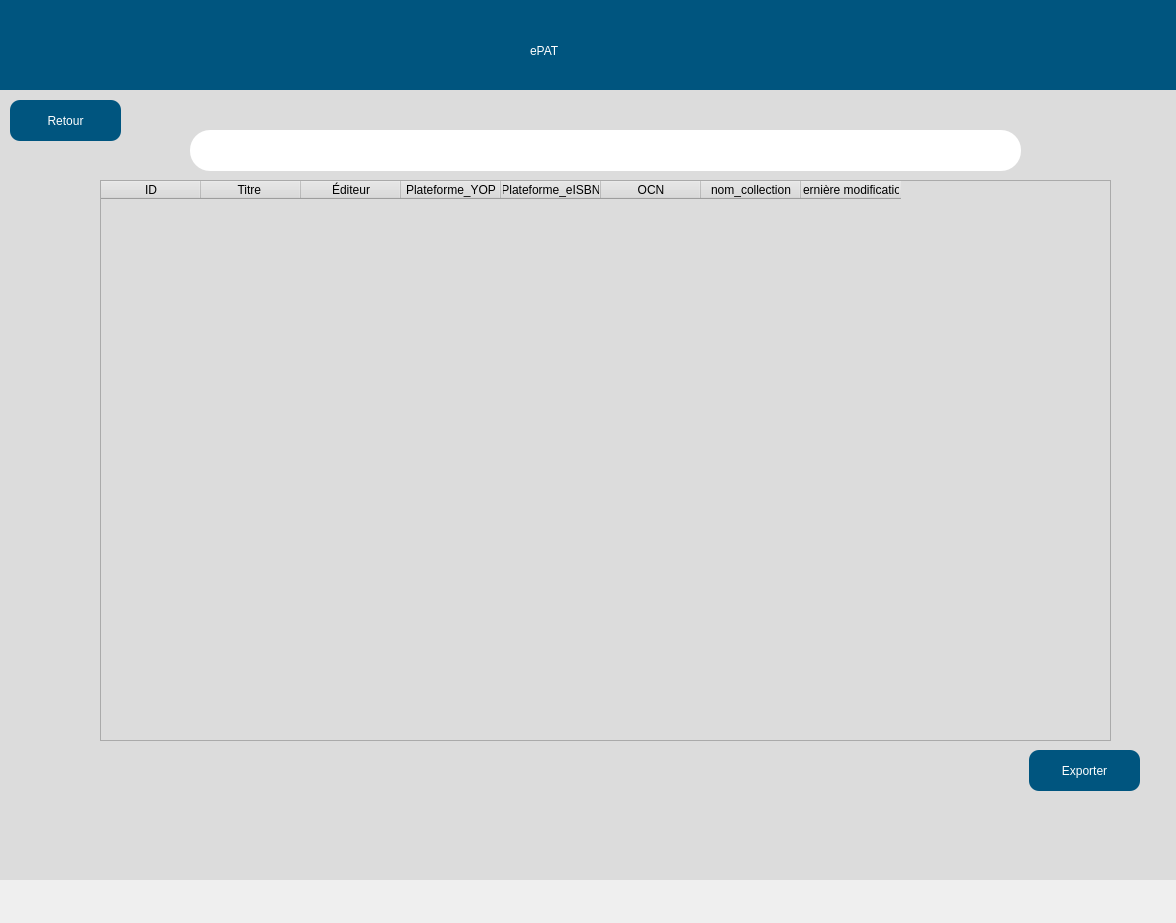
<?xml version="1.0" encoding="UTF-8"?>
<ui version="4.0">
 <class>Dialog</class>
 <widget class="QDialog" name="Dialog">
  <property name="geometry">
   <rect>
    <x>0</x>
    <y>0</y>
    <width>1176</width>
    <height>923</height>
   </rect>
  </property>
  <property name="windowTitle">
   <string>Dialog</string>
  </property>
  <widget class="QWidget" name="widget" native="true">
   <property name="geometry">
    <rect>
     <x>-20</x>
     <y>-20</y>
     <width>1200</width>
     <height>900</height>
    </rect>
   </property>
   <property name="styleSheet">
    <string notr="true">background-color: rgb(220, 220, 220);</string>
   </property>
   <widget class="QPushButton" name="backButton">
    <property name="geometry">
     <rect>
      <x>30</x>
      <y>120</y>
      <width>111</width>
      <height>41</height>
     </rect>
    </property>
    <property name="styleSheet">
     <string notr="true">
            QPushButton {
                font: 75 16pt "Arial";
                background-color: rgb(0, 85, 127);
                border-radius: 10px;
                color: rgb(255, 255, 255);
            }

            QPushButton:hover {
                background-color: rgb(0, 75, 117); /* Slightly darker color when hovered */
            }

            QPushButton:pressed {
                background-color: rgb(0, 65, 107); /* Even darker color when clicked */
            }
        </string>
    </property>
    <property name="text">
     <string>Retour</string>
    </property>
   </widget>
   <widget class="QWidget" name="widget_2" native="true">
    <property name="geometry">
     <rect>
      <x>10</x>
      <y>20</y>
      <width>1200</width>
      <height>90</height>
     </rect>
    </property>
    <property name="styleSheet">
     <string notr="true">	background-color: rgb(0, 85, 127);
</string>
    </property>
    <widget class="QLabel" name="label">
     <property name="geometry">
      <rect>
       <x>540</x>
       <y>20</y>
       <width>141</width>
       <height>61</height>
      </rect>
     </property>
     <property name="styleSheet">
      <string notr="true">font: 75 36pt &quot;Arial&quot;;
color: rgb(255, 255, 255);
</string>
     </property>
     <property name="text">
      <string>ePAT</string>
     </property>
    </widget>
   </widget>
   <widget class="QTableWidget" name="tableWidget">
    <property name="geometry">
     <rect>
      <x>120</x>
      <y>200</y>
      <width>1011</width>
      <height>561</height>
     </rect>
    </property>
    <column>
     <property name="text">
      <string>ID</string>
     </property>
    </column>
    <column>
     <property name="text">
      <string>Titre </string>
     </property>
    </column>
    <column>
     <property name="text">
      <string>Éditeur</string>
     </property>
    </column>
    <column>
     <property name="text">
      <string>Plateforme_YOP</string>
     </property>
    </column>
    <column>
     <property name="text">
      <string>Plateforme_eISBN</string>
     </property>
    </column>
    <column>
     <property name="text">
      <string>OCN</string>
     </property>
    </column>
    <column>
     <property name="text">
      <string>nom_collection</string>
     </property>
    </column>
    <column>
     <property name="text">
      <string>Dernière modification</string>
     </property>
    </column>
   </widget>
   <widget class="QPushButton" name="exportButton">
    <property name="geometry">
     <rect>
      <x>1049</x>
      <y>770</y>
      <width>111</width>
      <height>41</height>
     </rect>
    </property>
    <property name="styleSheet">
     <string notr="true">
            QPushButton {
                font: 75 16pt "Arial";
                background-color: rgb(0, 85, 127);
                border-radius: 10px;
                color: rgb(255, 255, 255);
            }

            QPushButton:hover {
                background-color: rgb(0, 75, 117); /* Slightly darker color when hovered */
            }

            QPushButton:pressed {
                background-color: rgb(0, 65, 107); /* Even darker color when clicked */
            }
        </string>
    </property>
    <property name="text">
     <string>Exporter</string>
    </property>
   </widget>
   <widget class="QLabel" name="cellName">
    <property name="geometry">
     <rect>
      <x>210</x>
      <y>150</y>
      <width>831</width>
      <height>41</height>
     </rect>
    </property>
    <property name="styleSheet">
     <string notr="true">background-color: rgb(255, 255, 255);
border-radius:20px;
</string>
    </property>
    <property name="text">
     <string/>
    </property>
   </widget>
  </widget>
 </widget>
 <resources/>
 <connections/>
</ui>
